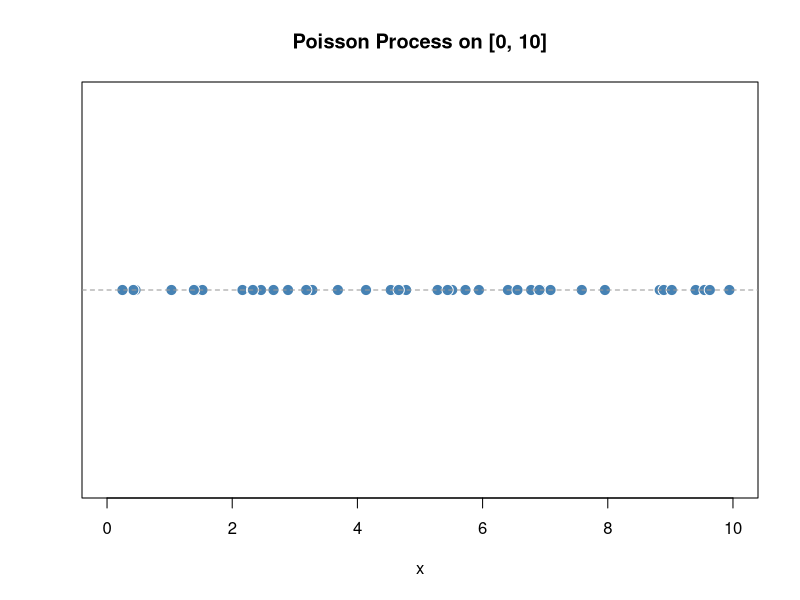
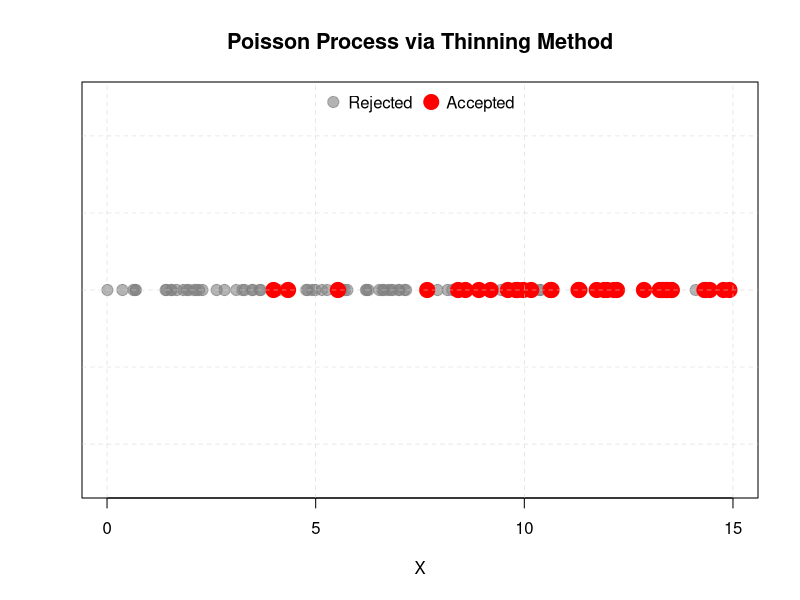
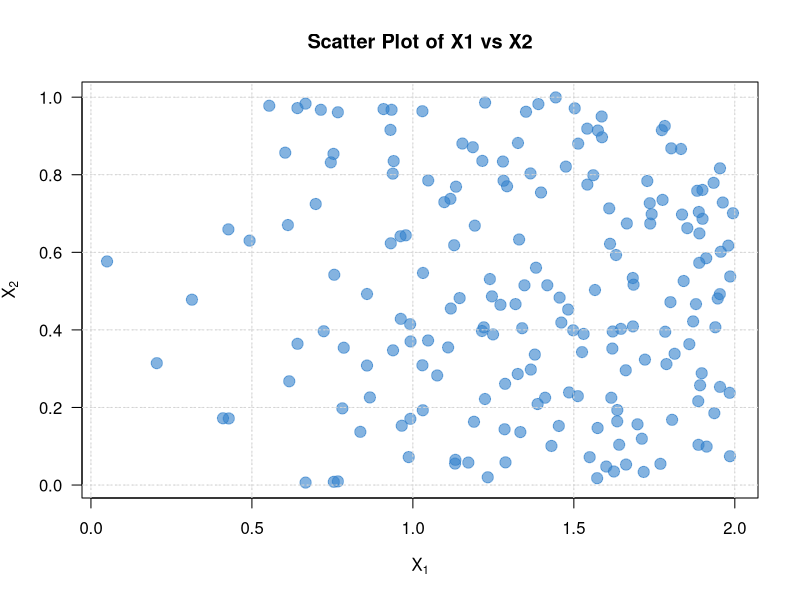

The R script that drew these images, in order:
## ---- chunk 1
knitr::opts_chunk$set(echo = TRUE)
## ---- chunk 2
# slide 7 algorithm
set.seed(123)  # for reproducibility

# Parameters
N <- rpois(1, 50)
X <- runif(N, min = 0, max = 10)
Y <- rep(0, N)

# plot
plot(X, Y,
     pch = 21,                     # filled circles
     bg = "steelblue",             # fill color
     col = "white",                # border color
     cex = 1.5,                    # point size
     ylim = c(-0.5, 0.5),          # vertical spacing
     xlim = c(0, 10),
     main = "Poisson Process on [0, 10]",
     xlab = "x",
     ylab = "",
     yaxt = "n")                    

# add a horizontal line for visual reference
abline(h = 0, col = "gray60", lty = 2)

## ---- chunk 3
# slide 11 example
lam_tilde <- 7.05
a <- 0; b <- 15
Lambda_tilde <- lam_tilde * (b - a)

set.seed(123)
N <- rpois(1, Lambda_tilde)
X <- runif(N, min = 0, max = b)

# Compute thinning
R <- X/50 + 3*X^2/100
U <- runif(N)
Y <- numeric()
k <- 1
for (i in 1:N) {
  if (R[i] > lam_tilde * U[i]) {
    Y[k] <- X[i]
    k <- k + 1
  }
}

# rejected points
reject <- !X %in% Y

# plot
plot(NA, NA, xlim = c(a, b), ylim = c(-0.5, 0.5),
     xlab = "X", ylab = "",
     main = "Poisson Process via Thinning Method",
     yaxt = "n",  # remove y-axis
     cex.main = 1.3, font.main = 2)
points(X[reject], rep(0, sum(reject)), col = rgb(0.5, 0.5, 0.5, 0.6), pch = 19, cex = 1.5)
points(Y, rep(0, length(Y)), col = "red", pch = 19, cex = 2, lwd = 1.2)
grid(nx = NULL, ny = NULL, col = "lightgrey", lty = 2, lwd = 0.5)
legend("top", legend = c("Rejected", "Accepted"),
       col = c(rgb(0.5, 0.5, 0.5, 0.6), "red"),
       pch = 19, pt.cex = c(1.5, 2), bty = "n", ncol = 2)
## ---- chunk 4
# # slide 13 example
set.seed(123)  # for reproducibility
N <- rpois(1, 200)
U1 <- runif(N, min = 0, max = 1)
X1 <- sqrt(4 * U1)
X2 <- runif(N, min = 0, max = 1)

# plot
plot(X1, X2, pch = 19, col = rgb(0.2, 0.5, 0.8, 0.6),
     cex = 1.5, xlab = expression(X[1]),
     ylab = expression(X[2]),        # y-axis label with subscript
     main = "Scatter Plot of X1 vs X2", 
     las = 1)                        # horizontal axis labels
grid(nx = NULL, ny = NULL, col = "lightgrey", lty = 2, lwd = 0.5)
abline(h = seq(0, 1, by = 0.2), v = seq(0, 2, by = 0.5), col = "lightgrey", lty = 3)
